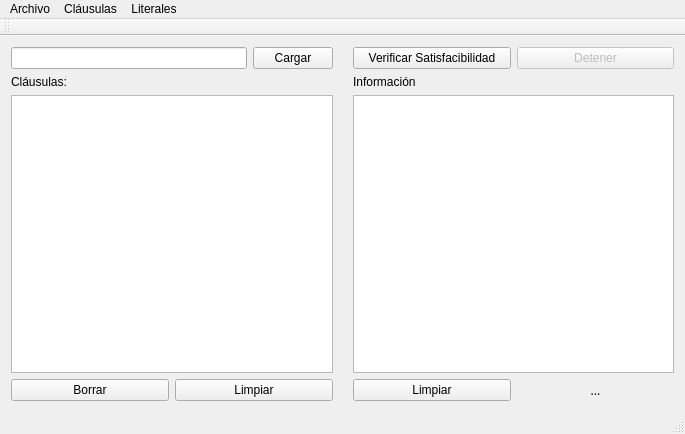
<?xml version="1.0" encoding="UTF-8"?>
<ui version="4.0">
 <class>QtClausula</class>
 <widget class="QMainWindow" name="QtClausula">
  <property name="geometry">
   <rect>
    <x>0</x>
    <y>0</y>
    <width>685</width>
    <height>434</height>
   </rect>
  </property>
  <property name="windowTitle">
   <string>QtClausula</string>
  </property>
  <widget class="QWidget" name="centralWidget">
   <layout class="QHBoxLayout" name="horizontalLayout_5">
    <property name="spacing">
     <number>20</number>
    </property>
    <item>
     <layout class="QVBoxLayout" name="verticalLayout">
      <item>
       <layout class="QHBoxLayout" name="horizontalLayout">
        <item>
         <widget class="QLineEdit" name="lineaClausula"/>
        </item>
        <item>
         <widget class="QPushButton" name="pushButton">
          <property name="text">
           <string>Cargar</string>
          </property>
         </widget>
        </item>
       </layout>
      </item>
      <item>
       <widget class="QLabel" name="label">
        <property name="text">
         <string>Cláusulas:</string>
        </property>
       </widget>
      </item>
      <item>
       <widget class="QListWidget" name="listaClausulas"/>
      </item>
      <item>
       <layout class="QHBoxLayout" name="horizontalLayout_2">
        <item>
         <widget class="QPushButton" name="botonBorrar">
          <property name="text">
           <string>Borrar</string>
          </property>
         </widget>
        </item>
        <item>
         <widget class="QPushButton" name="botonLimpiarClaus">
          <property name="text">
           <string>Limpiar</string>
          </property>
         </widget>
        </item>
       </layout>
      </item>
     </layout>
    </item>
    <item>
     <layout class="QVBoxLayout" name="verticalLayout_2">
      <item>
       <layout class="QHBoxLayout" name="horizontalLayout_3">
        <item>
         <widget class="QPushButton" name="botonVerificarSatis">
          <property name="text">
           <string>Verificar Satisfacibilidad</string>
          </property>
         </widget>
        </item>
        <item>
         <widget class="QPushButton" name="botonDetener">
          <property name="enabled">
           <bool>false</bool>
          </property>
          <property name="text">
           <string>Detener</string>
          </property>
         </widget>
        </item>
       </layout>
      </item>
      <item>
       <widget class="QLabel" name="label_2">
        <property name="text">
         <string>Información</string>
        </property>
       </widget>
      </item>
      <item>
       <widget class="QTextEdit" name="textoInfo">
        <property name="readOnly">
         <bool>true</bool>
        </property>
       </widget>
      </item>
      <item>
       <layout class="QHBoxLayout" name="horizontalLayout_4">
        <item>
         <widget class="QPushButton" name="botonLimpiarInfo">
          <property name="text">
           <string>Limpiar</string>
          </property>
         </widget>
        </item>
        <item>
         <widget class="QLabel" name="labelSatis">
          <property name="font">
           <font>
            <family>Arial Black</family>
           </font>
          </property>
          <property name="text">
           <string>...</string>
          </property>
          <property name="scaledContents">
           <bool>false</bool>
          </property>
          <property name="alignment">
           <set>Qt::AlignCenter</set>
          </property>
         </widget>
        </item>
       </layout>
      </item>
     </layout>
    </item>
   </layout>
  </widget>
  <widget class="QMenuBar" name="menuBar">
   <property name="geometry">
    <rect>
     <x>0</x>
     <y>0</y>
     <width>685</width>
     <height>25</height>
    </rect>
   </property>
   <widget class="QMenu" name="menuArchivo">
    <property name="title">
     <string>Archivo</string>
    </property>
    <addaction name="actionAbrir"/>
    <addaction name="actionGuardar"/>
   </widget>
   <widget class="QMenu" name="menuCl_usulas">
    <property name="title">
     <string>Cláusulas</string>
    </property>
    <addaction name="actionVerificar_Satisfacibilidad"/>
    <addaction name="actionSimplificar_Conjunto"/>
   </widget>
   <widget class="QMenu" name="menuLiterales">
    <property name="title">
     <string>Literales</string>
    </property>
    <addaction name="actionUnificar_literales"/>
   </widget>
   <addaction name="menuArchivo"/>
   <addaction name="menuCl_usulas"/>
   <addaction name="menuLiterales"/>
  </widget>
  <widget class="QToolBar" name="mainToolBar">
   <attribute name="toolBarArea">
    <enum>TopToolBarArea</enum>
   </attribute>
   <attribute name="toolBarBreak">
    <bool>false</bool>
   </attribute>
  </widget>
  <widget class="QStatusBar" name="statusBar"/>
  <action name="actionAbrir">
   <property name="text">
    <string>Abrir</string>
   </property>
  </action>
  <action name="actionGuardar">
   <property name="text">
    <string>Guardar</string>
   </property>
  </action>
  <action name="actionVerificar_Satisfacibilidad">
   <property name="text">
    <string>Verificar Satisfacibilidad</string>
   </property>
  </action>
  <action name="actionSimplificar_Conjunto">
   <property name="text">
    <string>Simplificar Conjunto</string>
   </property>
  </action>
  <action name="actionUnificar_literales">
   <property name="text">
    <string>unificar literales</string>
   </property>
  </action>
 </widget>
 <layoutdefault spacing="6" margin="11"/>
 <resources/>
 <connections>
  <connection>
   <sender>pushButton</sender>
   <signal>clicked()</signal>
   <receiver>QtClausula</receiver>
   <slot>agregarClausula()</slot>
   <hints>
    <hint type="sourcelabel">
     <x>307</x>
     <y>70</y>
    </hint>
    <hint type="destinationlabel">
     <x>339</x>
     <y>89</y>
    </hint>
   </hints>
  </connection>
  <connection>
   <sender>lineaClausula</sender>
   <signal>returnPressed()</signal>
   <receiver>QtClausula</receiver>
   <slot>agregarClausula()</slot>
   <hints>
    <hint type="sourcelabel">
     <x>202</x>
     <y>71</y>
    </hint>
    <hint type="destinationlabel">
     <x>246</x>
     <y>79</y>
    </hint>
   </hints>
  </connection>
  <connection>
   <sender>botonBorrar</sender>
   <signal>clicked()</signal>
   <receiver>QtClausula</receiver>
   <slot>eliminarClausula()</slot>
   <hints>
    <hint type="sourcelabel">
     <x>94</x>
     <y>392</y>
    </hint>
    <hint type="destinationlabel">
     <x>151</x>
     <y>404</y>
    </hint>
   </hints>
  </connection>
  <connection>
   <sender>botonLimpiarClaus</sender>
   <signal>clicked()</signal>
   <receiver>QtClausula</receiver>
   <slot>eliminarClausulas()</slot>
   <hints>
    <hint type="sourcelabel">
     <x>301</x>
     <y>385</y>
    </hint>
    <hint type="destinationlabel">
     <x>347</x>
     <y>373</y>
    </hint>
   </hints>
  </connection>
  <connection>
   <sender>botonVerificarSatis</sender>
   <signal>clicked()</signal>
   <receiver>QtClausula</receiver>
   <slot>verificarSatisfacibilidad()</slot>
   <hints>
    <hint type="sourcelabel">
     <x>494</x>
     <y>63</y>
    </hint>
    <hint type="destinationlabel">
     <x>502</x>
     <y>80</y>
    </hint>
   </hints>
  </connection>
  <connection>
   <sender>botonDetener</sender>
   <signal>clicked()</signal>
   <receiver>QtClausula</receiver>
   <slot>detenerResolucion()</slot>
   <hints>
    <hint type="sourcelabel">
     <x>579</x>
     <y>65</y>
    </hint>
    <hint type="destinationlabel">
     <x>342</x>
     <y>127</y>
    </hint>
   </hints>
  </connection>
  <connection>
   <sender>botonLimpiarInfo</sender>
   <signal>clicked()</signal>
   <receiver>QtClausula</receiver>
   <slot>limpiarTexto()</slot>
   <hints>
    <hint type="sourcelabel">
     <x>494</x>
     <y>391</y>
    </hint>
    <hint type="destinationlabel">
     <x>343</x>
     <y>321</y>
    </hint>
   </hints>
  </connection>
  <connection>
   <sender>actionAbrir</sender>
   <signal>activated()</signal>
   <receiver>QtClausula</receiver>
   <slot>abrirArchivo()</slot>
   <hints>
    <hint type="sourcelabel">
     <x>-1</x>
     <y>-1</y>
    </hint>
    <hint type="destinationlabel">
     <x>342</x>
     <y>216</y>
    </hint>
   </hints>
  </connection>
  <connection>
   <sender>actionGuardar</sender>
   <signal>activated()</signal>
   <receiver>QtClausula</receiver>
   <slot>guardarClausulas()</slot>
   <hints>
    <hint type="sourcelabel">
     <x>-1</x>
     <y>-1</y>
    </hint>
    <hint type="destinationlabel">
     <x>342</x>
     <y>216</y>
    </hint>
   </hints>
  </connection>
  <connection>
   <sender>actionVerificar_Satisfacibilidad</sender>
   <signal>activated()</signal>
   <receiver>QtClausula</receiver>
   <slot>verificarSatisfacibilidad()</slot>
   <hints>
    <hint type="sourcelabel">
     <x>-1</x>
     <y>-1</y>
    </hint>
    <hint type="destinationlabel">
     <x>342</x>
     <y>216</y>
    </hint>
   </hints>
  </connection>
  <connection>
   <sender>actionUnificar_literales</sender>
   <signal>activated()</signal>
   <receiver>QtClausula</receiver>
   <slot>unificarLiterales()</slot>
   <hints>
    <hint type="sourcelabel">
     <x>-1</x>
     <y>-1</y>
    </hint>
    <hint type="destinationlabel">
     <x>342</x>
     <y>216</y>
    </hint>
   </hints>
  </connection>
 </connections>
 <slots>
  <slot>agregarClausula()</slot>
  <slot>eliminarClausula()</slot>
  <slot>eliminarClausulas()</slot>
  <slot>verificarSatisfacibilidad()</slot>
  <slot>detenerResolucion()</slot>
  <slot>limpiarTexto()</slot>
  <slot>abrirArchivo()</slot>
  <slot>guardarClausulas()</slot>
  <slot>unificarLiterales()</slot>
 </slots>
</ui>
